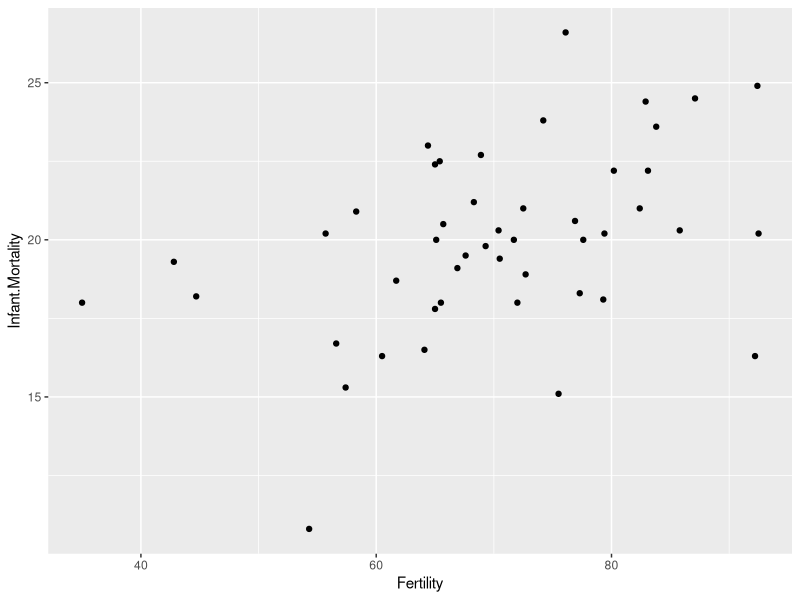

The R script that drew this image: (Note: this script raises an error after producing the figure.)
# Loading the dataset
data1 <- swiss
options(width = 200) # to expand output length
head(data1, 4) # get first 4 rows

# Creating a scatter plot using ggplot2 library
library(ggplot2)
ggplot(data1, aes(x = Fertility, y = Infant.Mortality)) + geom_point()
+ geom_smooth(method = "lm", se = TRUE, color = "black")

# Testing the assumptions (Linearity and Normalcy)
# Linearity#: Visible from the plot itself (True, the relationship is linear)
# Normality$: Using Shapiro test (This is a test of normality, here we are
# checking whether the variables are normally distributed or not )

shapiro.test(data1$Fertility)
#*         Shapiro-Wilk normality test
#*
#* data:  data1$Fertility
#* W = 0.97307, p-value = 0.3449

shapiro.test(data1$Infant.Mortality)
#*         Shapiro-Wilk normality test
#*
#* data:  data1$Infant.Mortality
#* W = 0.97762, p-value = 0.4978
# p-value is greater than 0.05, so we can assume the normality

# Correlation Coefficient
cor(data1$Fertility, data1$Infant.Mortality)
#* [1] 0.416556

# Checking for the significance
res <- cor.test(swiss$Fertility, swiss$Infant.Mortality, method = "pearson")

res
#*         Pearson's product-moment correlation
#*
#* data:  swiss$Fertility and swiss$Infant.Mortality
#* t = 3.0737, df = 45, p-value = 0.003585
#* alternative hypothesis: true correlation is not equal to 0
#* 95 percent confidence interval:
#*  0.1469699 0.6285366
#* sample estimates:
#*      cor
#* 0.416556

# Since the p-value is less than 0.05 (here it is 0.003585),
# we can conclude that Fertility and Infant Mortality are significantly
# correlated with a value of 0.416556 and a p-value of 0.003585.